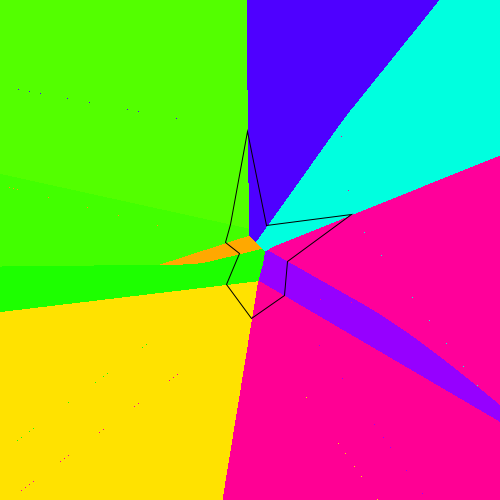
Frame 1 (no input)
Frame 60 (the mouse pressed at the canvas centre just before this capture): identical to frame 1, image omitted
Frame 120 (the mouse held since frame 60 and released just before this capture): identical to frame 1, image omitted

The Processing sketch that drew this single still picture (run headless with seeded random() and noise(); from frame 60 on, the mouse is pressed at the canvas centre):

// Processing sketch: GetNearestEdgeDirection
// ── GetNearestEdgeDirection.pde
int pixelS = 1;//pixel size
Polygon pA;

void setup(){
  size(500, 500);
  colorMode(HSB, 360, 100, 100);
  pA = new Polygon(width/2, height/2, height/4, 10);
}

void draw(){
  noStroke();
  for(int i=0; i<width; i+=pixelS){
    for(int j=0; j<height; j+=pixelS){
      PVector result = pA.findNearestEdge(new PVector(i, j));
      float dir = atan2(result.y, result.x);
      fill(map(dir, -PI, PI, 0, 360), 100, 100);
      rect(i, j, pixelS, pixelS);
    }
  }
  noFill();
  stroke(0);
  pA.show();
}

// ── Polygon.pde
class Polygon{
  ArrayList<PVector> vertices = new ArrayList<PVector>();
  
  Polygon(float x, float y, float mr, int n){
    float Btheta = random(TWO_PI);
    for(int i = 0; i < n; i++){
      float theta = map(i, 0, n, 0, TWO_PI)+Btheta;
      float r = random(mr);
      vertices.add(new PVector(x+cos(theta)*r, y+sin(theta)*r));
    }
  }
  
  PVector findNearestEdge(PVector p){//get nearest edge direction(x,y) and distance(z)
    float bestD = Float.POSITIVE_INFINITY;
    float bestDS = Float.POSITIVE_INFINITY;//support when determin distance
    PVector bestE = null;
    for(int i=0; i<vertices.size(); i++){
      PVector A = vertices.get(i);
      PVector B = vertices.get((i+1)%vertices.size());
      PVector dist = lineDist(p, A, B);
      if(dist.x <= bestD){
        if(abs(dist.x-bestD) == 0)if(dist.y <= bestDS){continue;}
        bestD = dist.x;
        bestDS = dist.y;
        bestE = PVector.sub(B, A);
      }
    }
    return bestE;
}
  
  Polygon(ArrayList<PVector> vertices){
    this.vertices = vertices;
  }
  
  void show(){
    beginShape();
    for(PVector vertice : vertices){
      vertex(vertice.x, vertice.y);
    }
    endShape(CLOSE);
  }
}

// ── Util.pde
PVector lineDist(PVector c, PVector a, PVector b) {//x = distance, y = distance from normal
  PVector ap = PVector.sub(c, a);
  PVector ab = PVector.sub(b, a);
  float l = PVector.dist(a, b);
  PVector n = new PVector(ab.y, -ab.x);
  int sign = 1;
  if(n.dot(c)<0)sign = -1;
  ab.normalize(); // Normalize the line
  float scala = ap.dot(ab);
  ab.mult(scala);
  PVector normalPoint = PVector.add(a, ab);
  if(scala <= 0){
    return new PVector(PVector.dist(c, a), PVector.dist(c, normalPoint));
  }else if(scala >= l){
    return new PVector(PVector.dist(c, b), PVector.dist(c, normalPoint));
  }
  else{
    return new PVector(PVector.dist(c, normalPoint), 0);
  }
}
